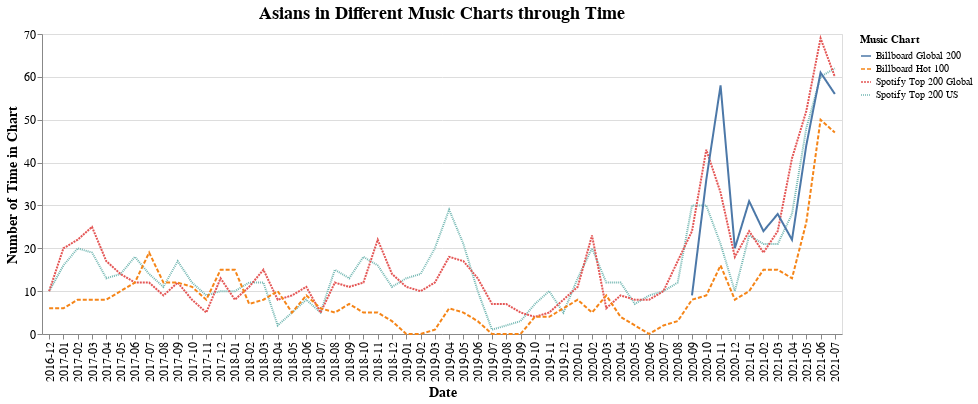

Notebook code cell kept with this figure:
### Code cell
# Creates a plot of Asian artists count in the charts over time
df_charts_melt = pd.read_csv('./post_processed_data/counts_over_time.csv')

chart_line = alt.Chart(df_charts_melt, 
                       title="Asians in Different Music Charts through Time"
).mark_line().encode(
    x=alt.X('month_yr', axis=alt.Axis(title='Date')),
    y=alt.Y('value', scale=alt.Scale(domain=[0, 70]),
            axis=alt.Axis(title='Number of Time in Chart')),
    color=alt.Color('variable', legend=alt.Legend(title="Music Chart")),
    strokeDash='variable',
).properties(
    width=800,
    height=300
).configure_axis(
    labelFontSize=12,
    titleFontSize=14
).configure_title(
    fontSize=18,
    offset=5,                          
    orient='top',
    anchor='middle')

chart_line

# https://altair-viz.github.io/user_guide/customization.html

### Figure 1 — Vega-Lite specification as saved in the notebook (floating-point values rounded to 4 significant figures; data arrays with more than 128 entries replaced by an {"elided": "..."} marker saying what was removed)
{"config": {"view": {"continuousWidth": 400, "continuousHeight": 300}, "axis": {"labelFontSize": 12, "titleFontSize": 14}, "title": {"anchor": "middle", "fontSize": 18, "offset": 5, "orient": "top"}}, "data": {"name": "data-c919baf688d9d884ce9d3c01c076012d"}, "mark": "line", "encoding": {"color": {"type": "nominal", "field": "variable", "legend": {"title": "Music Chart"}}, "strokeDash": {"type": "nominal", "field": "variable"}, "x": {"type": "nominal", "axis": {"title": "Date"}, "field": "month_yr"}, "y": {"type": "quantitative", "axis": {"title": "Number of Time in Chart"}, "field": "value", "scale": {"domain": [0, 70]}}}, "height": 300, "title": "Asians in Different Music Charts through Time", "width": 800, "$schema": "https://vega.github.io/schema/vega-lite/v4.8.1.json", "datasets": {"data-c919baf688d9d884ce9d3c01c076012d": {"elided": "179 records"}}}
